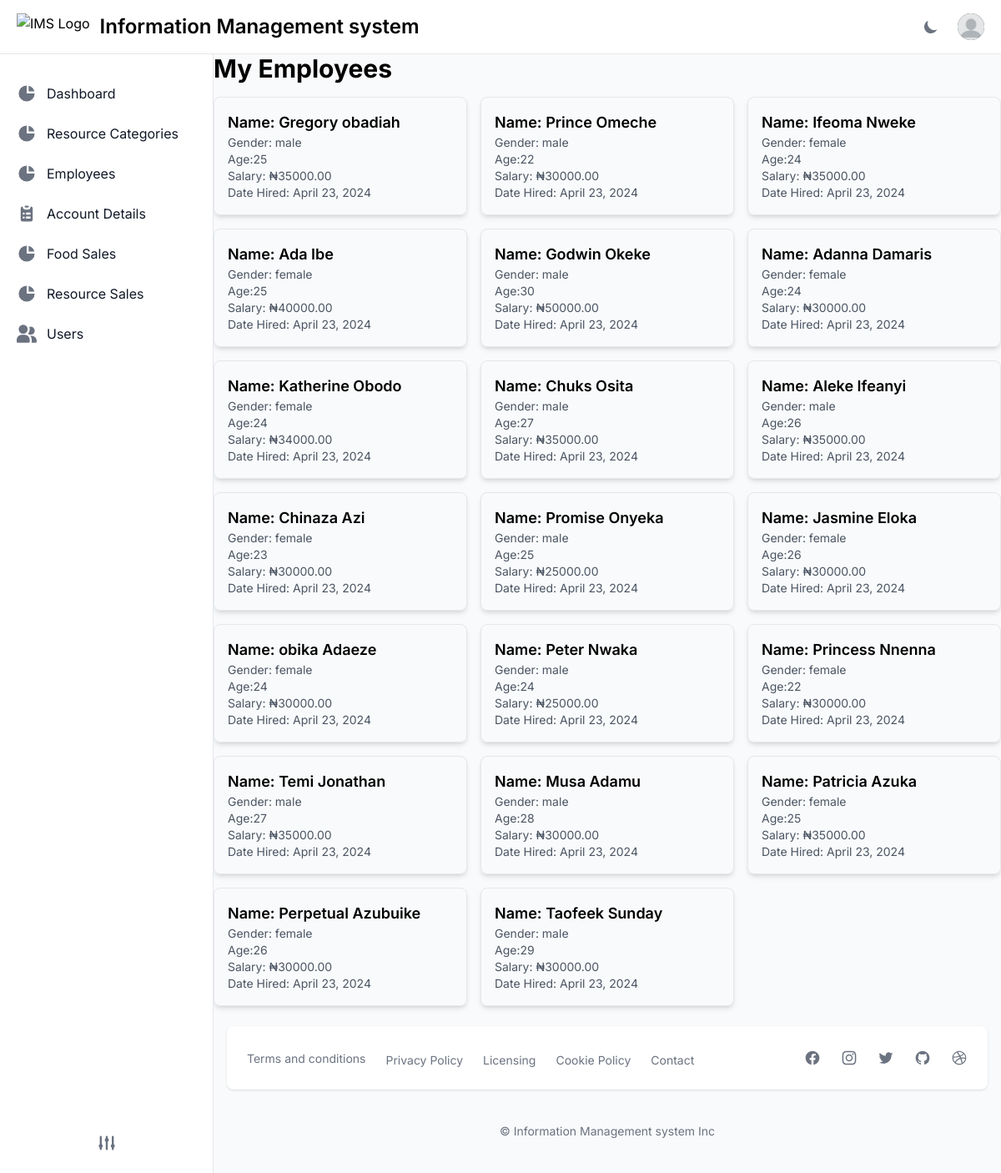
Page /resource/human-resources/ (signed in) on the committed database.
### apps/resource/models.py (models this page shows, shortened)
class Humanresource(models.Model):
    humancategory = models.CharField(max_length=15, choices=HUMANCATEGORY_CHOICES)
    name = models.CharField(max_length= 45, null=False, blank=False)
    age = models.IntegerField(null=False, blank=False)
    salary = models.DecimalField(max_digits=10, decimal_places=2)
    hire_date = models.DateField(auto_now_add=True)
    image = models.ImageField(upload_to='employee', null=True, blank=True )
    gender = models.CharField(max_length=7, choices=GENDER_CHOICES, default='male')

### apps/resource/views.py (the view)
# urls.py: path('human-resources/', views.HumanResource, name='human_resources'),
@login_required(login_url='/users/signin/')
@admin_required
def HumanResource(request):
    Humanresources= Humanresource.objects.all()
    return render(request, './resources/human-resources.html', {"Humanresources":Humanresources})

### templates/resources/human-resources.html (shortened to what this page needs)
{% extends "layouts/base.html"%}
{% load static %}
{% block content %}
<div class="container mx-auto">
    <h1 class="dark:text-white text-3xl font-bold mb-4">My Employees</h1>
    <div class="grid grid-cols-3 gap-4">
        {% for humanresource in Humanresources %}
            <div class="p-4 border rounded-lg shadow-md">
                <h2 class="dark:text-white text-lg font-semibold">Name: {{ humanresource.name }}</h2>
                <p class="dark:text-white text-sm text-gray-600">Gender: {{ humanresource.gender }}</p>
                <p class="text-sm dark:text-white text-gray-600">Age:{{ humanresource.age }}</p>
                <p class="text-sm dark:text-white text-gray-600">Salary: &#8358;{{ humanresource.salary }}</p>
                <p class="text-sm dark:text-white text-gray-600">Date Hired: {{ humanresource.hire_date }}</p>
            </div>
        {% endfor %}
    </div>
</div>
{% endblock %}

### rows in the picture
Humanresource: name "Gregory obadiah", gender "male", age "25", salary "35000.00", hire_date "April 23, 2024"
Humanresource: name "Prince Omeche", gender "male", age "22", salary "30000.00", hire_date "April 23, 2024"
Humanresource: name "Ifeoma Nweke", gender "female", age "24", salary "35000.00", hire_date "April 23, 2024"
Humanresource: name "Ada Ibe", gender "female", age "25", salary "40000.00", hire_date "April 23, 2024"
Humanresource: name "Godwin Okeke", gender "male", age "30", salary "50000.00", hire_date "April 23, 2024"
Humanresource: name "Adanna Damaris", gender "female", age "24", salary "30000.00", hire_date "April 23, 2024"
Humanresource: name "Katherine Obodo", gender "female", age "24", salary "34000.00", hire_date "April 23, 2024"
Humanresource: name "Chuks Osita", gender "male", age "27", salary "35000.00", hire_date "April 23, 2024"
Humanresource: name "Aleke Ifeanyi", gender "male", age "26", salary "35000.00", hire_date "April 23, 2024"
Humanresource: name "Chinaza Azi", gender "female", age "23", salary "30000.00", hire_date "April 23, 2024"
Humanresource: name "Promise Onyeka", gender "male", age "25", salary "25000.00", hire_date "April 23, 2024"
Humanresource: name "Jasmine Eloka", gender "female", age "26", salary "30000.00", hire_date "April 23, 2024"
Humanresource: name "obika Adaeze", gender "female", age "24", salary "30000.00", hire_date "April 23, 2024"
Humanresource: name "Peter Nwaka", gender "male", age "24", salary "25000.00", hire_date "April 23, 2024"
Humanresource: name "Princess Nnenna", gender "female", age "22", salary "30000.00", hire_date "April 23, 2024"
Humanresource: name "Temi Jonathan", gender "male", age "27", salary "35000.00", hire_date "April 23, 2024"
Humanresource: name "Musa Adamu", gender "male", age "28", salary "30000.00", hire_date "April 23, 2024"
Humanresource: name "Patricia Azuka", gender "female", age "25", salary "35000.00", hire_date "April 23, 2024"
Humanresource: name "Perpetual Azubuike", gender "female", age "26", salary "30000.00", hire_date "April 23, 2024"
Humanresource: name "Taofeek Sunday", gender "male", age "29", salary "30000.00", hire_date "April 23, 2024"
